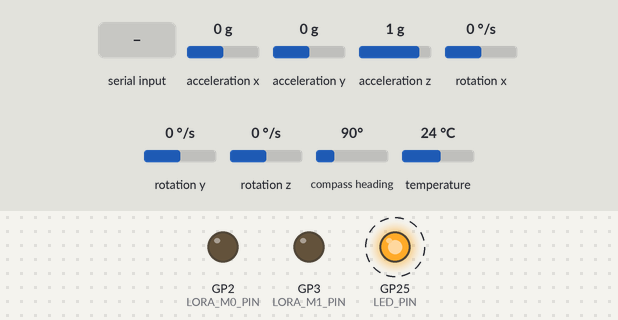
A program run on a simulated Raspberry Pi Pico. Parts: output pins drawn as LEDs (lit = HIGH). Dashed ring = blinking. Inputs (shaded band) come from the test bench; at power-on: acceleration x 0 g, acceleration y 0 g, acceleration z 1 g, rotation x 0 °/s, rotation y 0 °/s, rotation z 0 °/s, compass heading 90°, temperature 24 °C. What the program prints to the serial monitor is not drawn.

Above: at 2.2 s.
2.3 s: "1" received over the second serial link
At 2.49 s:
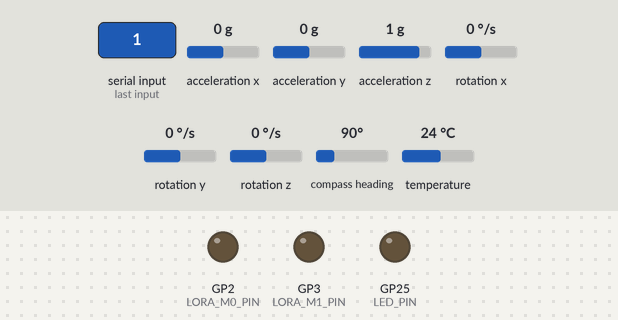
At 3.29 s:
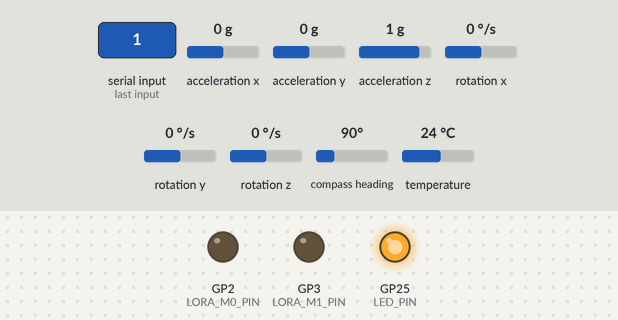
Timing chart, 0 to 11.3 s (numbered marks = the images above; inputs shaded):
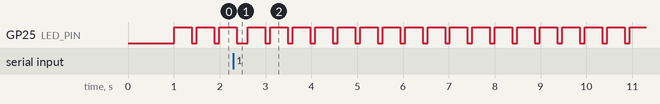

The program:

main.cpp
```cpp
#include <Arduino.h>
#include <Wire.h>
#include <Adafruit_Sensor.h>
#include <Adafruit_BNO055.h>
#include <utility/imumaths.h>

// Define UART for AS32 module - using default UART0
#define LORA_SERIAL Serial1
#define LORA_TX_PIN 0    // GP0 - UART0 TX
#define LORA_RX_PIN 1    // GP1 - UART0 RX
#define LORA_M0_PIN 2    // GPIO pin for M0
#define LORA_M1_PIN 3    // GPIO pin for M1
#define LED_PIN 25       // Built-in LED on Pico

Adafruit_BNO055 bno = Adafruit_BNO055(55);

// LoRa parameters
const uint16_t nodeID = 0;     // Address 0
const uint16_t freq = 433;     // 433MHz (matching the example)
const uint8_t power = 22;      // 22dBm

void setup(void)
{
  pinMode(LORA_M0_PIN, OUTPUT);
  pinMode(LORA_M1_PIN, OUTPUT);

  // Set to normal mode: M0=0, M1=0
  digitalWrite(LORA_M0_PIN, LOW);
  digitalWrite(LORA_M1_PIN, LOW);

  pinMode(LED_PIN, OUTPUT);
  Serial.begin(9600);
  LORA_SERIAL.begin(9600);

  Serial.println("Orientation Sensor Test");

  if(!bno.begin()) {
    Serial.print("No BNO055 detected!");
    while(1);
  }

  delay(1000);
  bno.setExtCrystalUse(true);
}

void sendMessage(const char* msg) {
    // Calculate frequency offset for 433MHz
    uint8_t offset_frequence = freq - 410;  // For 433MHz band

    digitalWrite(LED_PIN, HIGH);

    // Format matching the example:
    // [dest_addr_high][dest_addr_low][freq_offset][own_addr_high][own_addr_low][own_freq_offset][payload]
    LORA_SERIAL.write(0xFF);  // Destination high byte (255)
    LORA_SERIAL.write(0xFF);  // Destination low byte (255)
    LORA_SERIAL.write(offset_frequence);
    LORA_SERIAL.write(nodeID >> 8);    // Own address high byte
    LORA_SERIAL.write(nodeID & 0xFF);  // Own address low byte
    LORA_SERIAL.write(offset_frequence);
    LORA_SERIAL.print(msg);


    delay(100);
    digitalWrite(LED_PIN, LOW);
}

void checkIncomingMessages() {
  while (LORA_SERIAL.available()) {
    Serial.println("\n--- Received LoRa packet ---");

    // Read header bytes
    byte sender = LORA_SERIAL.read();
    byte recipient = LORA_SERIAL.read();
    byte length = LORA_SERIAL.read();

    Serial.printf("Sender ID: 0x%02X\n", sender);
    Serial.printf("Recipient ID: 0x%02X\n", recipient);
    Serial.printf("Data length: %d\n", length);

    // Read payload
    Serial.print("Data (hex): ");
    for (int i = 0; i < length; i++) {
      byte b = LORA_SERIAL.read();
      Serial.printf("0x%02X ", b);
    }
    Serial.println();

    // Try to print as ASCII
    LORA_SERIAL.setTimeout(100);  // Reset position to start of payload
    String message = LORA_SERIAL.readString();
    Serial.print("Data (ASCII): ");
    Serial.println(message);

    Serial.println("------------------------");
  }
}

void loop(void)
{
  // Check for incoming messages
  checkIncomingMessages();

  // Read all sensor data
  sensors_event_t orientationData, angVelocityData, linearAccelData, magnetometerData,
                 accelerometerData, gravityData;

  bno.getEvent(&orientationData, Adafruit_BNO055::VECTOR_EULER);
  bno.getEvent(&angVelocityData, Adafruit_BNO055::VECTOR_GYROSCOPE);
  bno.getEvent(&linearAccelData, Adafruit_BNO055::VECTOR_LINEARACCEL);
  bno.getEvent(&magnetometerData, Adafruit_BNO055::VECTOR_MAGNETOMETER);
  bno.getEvent(&accelerometerData, Adafruit_BNO055::VECTOR_ACCELEROMETER);
  bno.getEvent(&gravityData, Adafruit_BNO055::VECTOR_GRAVITY);

  // Get temperature
  int8_t temp = bno.getTemp();

  // Get calibration status
  uint8_t system, gyro, accel, mag = 0;
  bno.getCalibration(&system, &gyro, &accel, &mag);

  // Format data as JSON string
  String data = "{\"orientation\":{"
                "\"x\":" + String(orientationData.orientation.x, 4) +
                ",\"y\":" + String(orientationData.orientation.y, 4) +
                ",\"z\":" + String(orientationData.orientation.z, 4) + "},"
                "\"gyro\":{"
                "\"x\":" + String(angVelocityData.gyro.x, 4) +
                ",\"y\":" + String(angVelocityData.gyro.y, 4) +
                ",\"z\":" + String(angVelocityData.gyro.z, 4) + "},"
                "\"accel\":{"
                "\"x\":" + String(accelerometerData.acceleration.x, 4) +
                ",\"y\":" + String(accelerometerData.acceleration.y, 4) +
                ",\"z\":" + String(accelerometerData.acceleration.z, 4) + "},"
                "\"linear_accel\":{"
                "\"x\":" + String(linearAccelData.acceleration.x, 4) +
                ",\"y\":" + String(linearAccelData.acceleration.y, 4) +
                ",\"z\":" + String(linearAccelData.acceleration.z, 4) + "},"
                "\"gravity\":{"
                "\"x\":" + String(gravityData.acceleration.x, 4) +
                ",\"y\":" + String(gravityData.acceleration.y, 4) +
                ",\"z\":" + String(gravityData.acceleration.z, 4) + "},"
                "\"mag\":{"
                "\"x\":" + String(magnetometerData.magnetic.x, 4) +
                ",\"y\":" + String(magnetometerData.magnetic.y, 4) +
                ",\"z\":" + String(magnetometerData.magnetic.z, 4) + "},"
                "\"temp\":" + String(temp) + ","
                "\"cal\":{"
                "\"sys\":" + String(system) +
                ",\"gyro\":" + String(gyro) +
                ",\"accel\":" + String(accel) +
                ",\"mag\":" + String(mag) + "}}";

  // Send data over LoRa
  sendMessage(data.c_str());

  // Add small delay to allow receiving
  delay(100);
}
```

Measured:
- by itself, GP25 (LED_PIN): repeats every 0.49 s: HIGH 0.38 s, LOW 0.11 s
